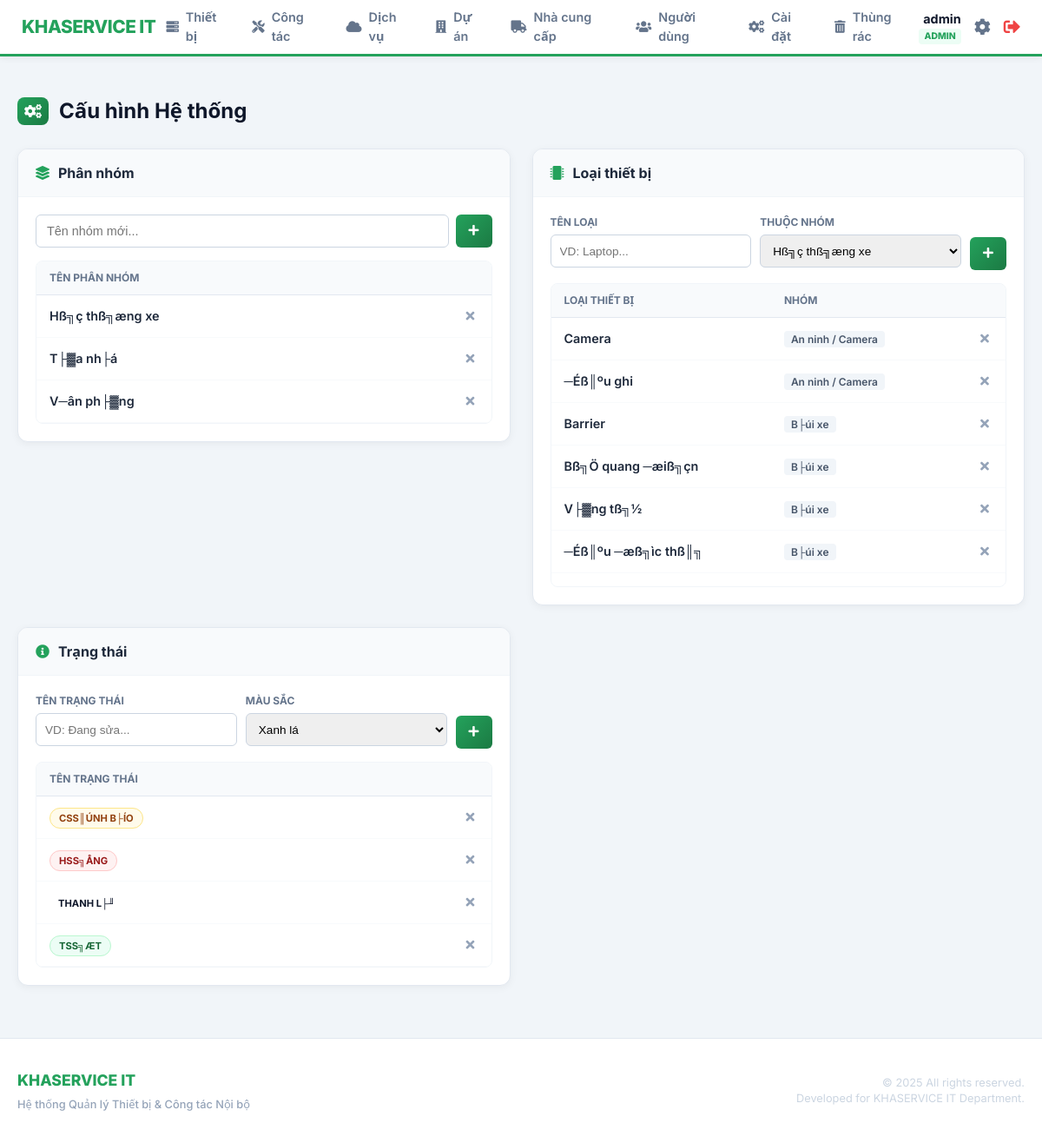
Page /index.php?page=settings/system (signed in) on the committed database.
### tables this page shows
CREATE TABLE `settings_device_groups` (
  `id` int(11) NOT NULL AUTO_INCREMENT,
  `group_name` varchar(100) NOT NULL,
  PRIMARY KEY (`id`),
  UNIQUE KEY `group_name` (`group_name`)
);

CREATE TABLE `settings_device_types` (
  `id` int(11) NOT NULL AUTO_INCREMENT,
  `type_name` varchar(100) NOT NULL,
  `group_name` varchar(100) DEFAULT 'V─ân ph├▓ng',
  `created_at` timestamp NOT NULL DEFAULT current_timestamp(),
  PRIMARY KEY (`id`),
  UNIQUE KEY `type_name` (`type_name`)
);

CREATE TABLE `settings_device_statuses` (
  `id` int(11) NOT NULL AUTO_INCREMENT,
  `status_name` varchar(100) NOT NULL,
  `color_class` varchar(50) DEFAULT 'status-default',
  `created_at` timestamp NOT NULL DEFAULT current_timestamp(),
  PRIMARY KEY (`id`),
  UNIQUE KEY `status_name` (`status_name`)
);

### modules/settings/system.php (the view, shortened to what this page needs)
<?php
try {
    $pdo->exec("CREATE TABLE IF NOT EXISTS settings_device_groups (
        id INT AUTO_INCREMENT PRIMARY KEY,
        group_name VARCHAR(100) NOT NULL UNIQUE
    ) ENGINE=InnoDB DEFAULT CHARSET=utf8mb4 COLLATE=utf8mb4_unicode_ci");
} catch (PDOException $e) {  }
$groups = $pdo->query("SELECT * FROM settings_device_groups ORDER BY group_name")->fetchAll();
$types = $pdo->query("SELECT * FROM settings_device_types ORDER BY group_name, type_name")->fetchAll();
$statuses = $pdo->query("SELECT * FROM settings_device_statuses ORDER BY status_name")->fetchAll();
?>
<div class="page-header">
    <h2><i class="fas fa-cogs"></i> Cấu hình Hệ thống</h2>
</div>
<div class="settings-layout-grid">
    <div class="settings-card">
        <div class="card-header">
            <h3><i class="fas fa-layer-group"></i> Phân nhóm</h3>
        </div>
        <div class="card-content">
            <form action="index.php?page=settings/system" method="POST" class="settings-form-inline">
                <div class="input-group">
                    <input type="text" name="group_name" placeholder="Tên nhóm mới..." required>
                    <button type="submit" class="btn btn-primary" title="Thêm nhóm"><i class="fas fa-plus"></i></button>
                </div>
            </form>
            <div class="settings-table-wrapper">
                <table class="settings-table">
                    <thead>
                        <tr>
                            <th>Tên Phân nhóm</th>
                            <th width="40"></th>
                        </tr>
                    </thead>
                    <tbody>
                        <?php foreach ($groups as $g): ?>
                            <tr>
                                <td class="font-bold"><?php echo htmlspecialchars($g['group_name']); ?></td>
                                <td class="text-right">
                                    <form action="index.php?page=settings/system" method="POST" onsubmit="return confirm('Xóa nhóm này?')">
                                        <button type="submit" class="btn-delete-tiny"><i class="fas fa-times"></i></button>
                                    </form>
                                </td>
                            </tr>
                        <?php endforeach; ?>
                    </tbody>
                </table>
            </div>
        </div>
    </div>
    <div class="settings-card">
        <div class="card-header">
            <h3><i class="fas fa-microchip"></i> Loại thiết bị</h3>
        </div>
        <div class="card-content">
            <form action="index.php?page=settings/system" method="POST" class="settings-form-stacked">
                <div class="form-row">
                    <div class="form-col">
                        <label>Tên Loại</label>
                        <input type="text" name="type_name" placeholder="VD: Laptop..." required>
                    </div>
                    <div class="form-col">
                        <label>Thuộc nhóm</label>
                        <?php if (empty($groups)): ?>
                            <select name="group_name" disabled>
                                <option value="">-- Cần thêm nhóm trước --</option>
                            </select>
                        <?php else: ?>
                            <select name="group_name">
                                <?php foreach ($groups as $g): ?>
                                    <option value="<?php echo htmlspecialchars($g['group_name']); ?>"><?php echo htmlspecialchars($g['group_name']); ?></option>
                                <?php endforeach; ?>
                            </select>
                        <?php endif; ?>
                    </div>
                    <div class="form-col-btn">
                        <label>&nbsp;</label>
                        <button type="submit" class="btn btn-primary btn-full-height" <?php echo empty($groups) ? 'disabled' : ''; ?>><i class="fas fa-plus"></i></button>
                    </div>
                </div>
            </form>
            <div class="settings-table-wrapper">
                <table class="settings-table">
                    <thead>
                        <tr>
                            <th>Loại thiết bị</th>
                            <th>Nhóm</th>
                            <th width="40"></th>
                        </tr>
                    </thead>
                    <tbody>
                        <?php foreach ($types as $t): ?>
                            <tr>
                                <td class="font-bold"><?php echo htmlspecialchars($t['type_name']); ?></td>
                                <td><span class="badge-soft"><?php echo htmlspecialchars($t['group_name']); ?></span></td>
                                <td class="text-right">
                                    <form action="index.php?page=settings/system" method="POST" onsubmit="return confirm('Xóa loại này?')">
                                        <button type="submit" class="btn-delete-tiny"><i class="fas fa-times"></i></button>
                                    </form>
                                </td>
                            </tr>
                        <?php endforeach; ?>
                    </tbody>
                </table>
            </div>
        </div>
    </div>
    <div class="settings-card">
        <div class="card-header">
            <h3><i class="fas fa-info-circle"></i> Trạng thái</h3>
        </div>
        <div class="card-content">
            <form action="index.php?page=settings/system" method="POST" class="settings-form-stacked">
                <div class="form-row">
                    <div class="form-col">
                        <label>Tên Trạng thái</label>
                        <input type="text" name="status_name" placeholder="VD: Đang sửa..." required>
                    </div>
                    <div class="form-col">
                        <label>Màu sắc</label>
                        <select name="color_class">
                            <option value="status-active">Xanh lá</option>
                        </select>
                    </div>
                    <div class="form-col-btn">
                        <label>&nbsp;</label>
                        <button type="submit" class="btn btn-primary btn-full-height"><i class="fas fa-plus"></i></button>
                    </div>
                </div>
            </form>
            <div class="settings-table-wrapper">
                <table class="settings-table">
                    <thead>
                        <tr>
                            <th>Tên trạng thái</th>
                            <th width="40"></th>
                        </tr>
                    </thead>
                    <tbody>
                        <?php foreach ($statuses as $s): ?>
                            <tr>
                                <td><span class="badge <?php echo $s['color_class']; ?>"><?php echo htmlspecialchars($s['status_name']); ?></span></td>
                                <td class="text-right">
                                    <form action="index.php?page=settings/system" method="POST" onsubmit="return confirm('Xóa trạng thái này?')">
                                        <button type="submit" class="btn-delete-tiny"><i class="fas fa-times"></i></button>
                                    </form>
                                </td>
                            </tr>
                        <?php endforeach; ?>
                    </tbody>
                </table>
            </div>
        </div>
    </div>
</div>

### assets/css/style.css (style rules this page uses)
html { -ms-overflow-style: none; scrollbar-width: none; }
:root { --primary-color: #24a25c; --primary-light-color: #4dc581; --primary-dark-color: #1b7a43; --gradient-primary: linear-gradient(135deg, #24a25c 0%, #1b7a43 100%); --gradient-warning: linear-gradient(135deg, #f59e0b 0%, #d97706 100%); --gradient-error: linear-gradient(135deg, #ef4444 0%, #b91c1c 100%); --gradient-info: linear-gradient(135deg, #3b82f6 0%, #2563eb 100%); --secondary-color: #475569; --text-color: #0f172a; --text-light-color: #64748b; --background-color: #f1f5f9; --card-bg: #ffffff; --border-color: #cbd5e1; --transition-speed: 0.2s; --border-radius-base: 6px; --border-radius-card: 12px; --success-bg: #dcfce7; --success-text: #166534; --error-bg: #fee2e2; --error-text: #991b1b; --warning-bg: #fffbeb; --warning-text: #92400e; }
body { font-family: 'Inter', 'Segoe UI', sans-serif; line-height: 1.5; color: var(--text-color); background-color: var(--background-color); margin: 0; font-size: 14px; }
.btn { display: inline-flex; align-items: center; justify-content: center; padding: 0 15px; height: 34px; border: none; border-radius: var(--border-radius-base); cursor: pointer; font-size: 0.85rem; font-weight: 600; text-decoration: none; transition: all var(--transition-speed); gap: 6px; white-space: nowrap; }
.btn-primary { background: var(--gradient-primary); color: white; }
.page-header { display: flex; justify-content: space-between; align-items: center; margin-bottom: 25px; }
.page-header h2 { font-size: 1.5rem; margin: 0; display: flex; align-items: center; gap: 12px; }
.page-header h2 i { color: #fff; background: var(--gradient-primary); padding: 8px; border-radius: 8px; font-size: 1rem; }
.badge { padding: 4px 10px; border-radius: 20px; font-size: 0.7rem; font-weight: 700; text-transform: uppercase; }
.status-active { background: #ecfdf5; color: #166534; border: 1px solid #bbf7d0; }
.status-error { background: #fef2f2; color: #991b1b; border: 1px solid #fecaca; }
.status-warning { background: #fffbeb; color: #92400e; border: 1px solid #fde68a; }
.font-bold { font-weight: 700; }

### assets/css/layout.css (style rules this page uses)
* { box-sizing: border-box; }
html, body { height: 100%; margin: 0; max-width: 100%; overflow-x: hidden; }
body { display: flex; flex-direction: column; background-color: var(--background-color); }

### rows in the picture
settings_device_groups: group_name "Hß╗ç thß╗æng xe"
settings_device_groups: group_name "T├▓a nh├á"
settings_device_groups: group_name "V─ân ph├▓ng"
settings_device_types: type_name "Camera", group_name "An ninh / Camera"
settings_device_types: type_name "─Éß║ºu ghi", group_name "An ninh / Camera"
settings_device_types: type_name "Barrier", group_name "B├úi xe"
settings_device_types: type_name "Bß╗Ö quang ─æiß╗çn", group_name "B├úi xe"
settings_device_types: type_name "V├▓ng tß╗½", group_name "B├úi xe"
settings_device_types: type_name "─Éß║ºu ─æß╗ìc thß║╗", group_name "B├úi xe"
settings_device_statuses: status_name "CSS║ÚNH B├ÍO"
settings_device_statuses: status_name "HSS╗ÅNG"
settings_device_statuses: status_name "THANH L├╜"
settings_device_statuses: status_name "TSS╗ÆT"

### other values in the picture
$_SESSION['fullname'] "admin"
$_SESSION['role'] "ADMIN"
form field group_name "Hß╗ç thß╗æng xe"
